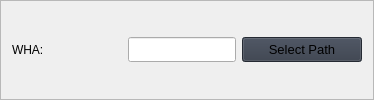
                                  <widget class="QFrame" name="frame_38">
                                   <property name="frameShape">
                                    <enum>QFrame::StyledPanel</enum>
                                   </property>
                                   <property name="frameShadow">
                                    <enum>QFrame::Raised</enum>
                                   </property>
                                   <layout class="QHBoxLayout" name="horizontalLayout_41">
                                    <item>
                                     <widget class="QLabel" name="label_34">
                                      <property name="minimumSize">
                                       <size>
                                        <width>110</width>
                                        <height>0</height>
                                       </size>
                                      </property>
                                      <property name="styleSheet">
                                       <string notr="true">font: 700 10pt &quot;Segoe UI Semibold&quot;</string>
                                      </property>
                                      <property name="text">
                                       <string>WHA:</string>
                                      </property>
                                     </widget>
                                    </item>
                                    <item>
                                     <widget class="QLineEdit" name="lineEditWha">
                                      <property name="minimumSize">
                                       <size>
                                        <width>0</width>
                                        <height>25</height>
                                       </size>
                                      </property>
                                      <property name="maximumSize">
                                       <size>
                                        <width>16777215</width>
                                        <height>16777215</height>
                                       </size>
                                      </property>
                                     </widget>
                                    </item>
                                    <item>
                                     <widget class="QPushButton" name="buttonWhaPath">
                                      <property name="minimumSize">
                                       <size>
                                        <width>120</width>
                                        <height>25</height>
                                       </size>
                                      </property>
                                      <property name="maximumSize">
                                       <size>
                                        <width>120</width>
                                        <height>16777215</height>
                                       </size>
                                      </property>
                                      <property name="font">
                                       <font>
                                        <family>Segoe UI</family>
                                        <pointsize>10</pointsize>
                                        <italic>false</italic>
                                        <bold>false</bold>
                                       </font>
                                      </property>
                                      <property name="cursor">
                                       <cursorShape>PointingHandCursor</cursorShape>
                                      </property>
                                      <property name="styleSheet">
                                       <string notr="true">background-color: rgb(52, 59, 72);</string>
                                      </property>
                                      <property name="text">
                                       <string>Select Path</string>
                                      </property>
                                      <property name="icon">
                                       <iconset resource="resources.qrc">
                                        <normaloff>:/icons/images/icons/cil-folder-open.png</normaloff>:/icons/images/icons/cil-folder-open.png</iconset>
                                      </property>
                                     </widget>
                                    </item>
                                   </layout>
                                  </widget>
